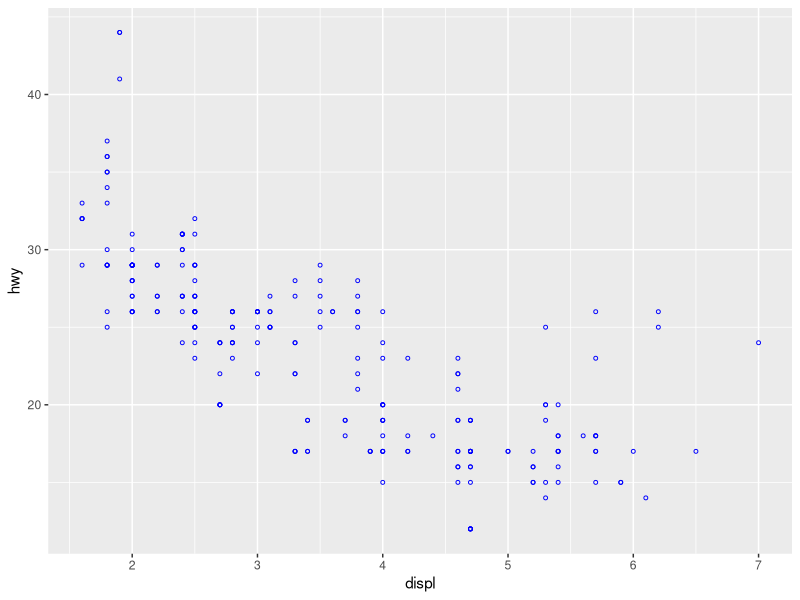
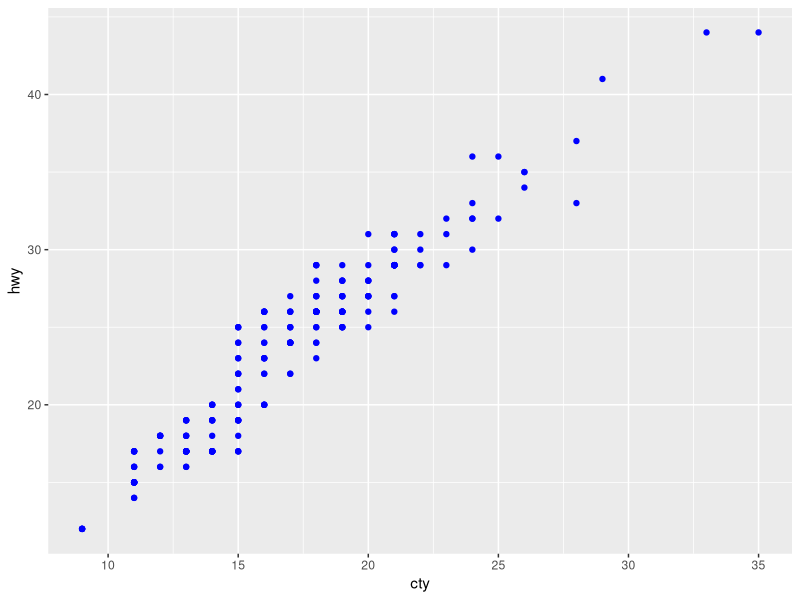
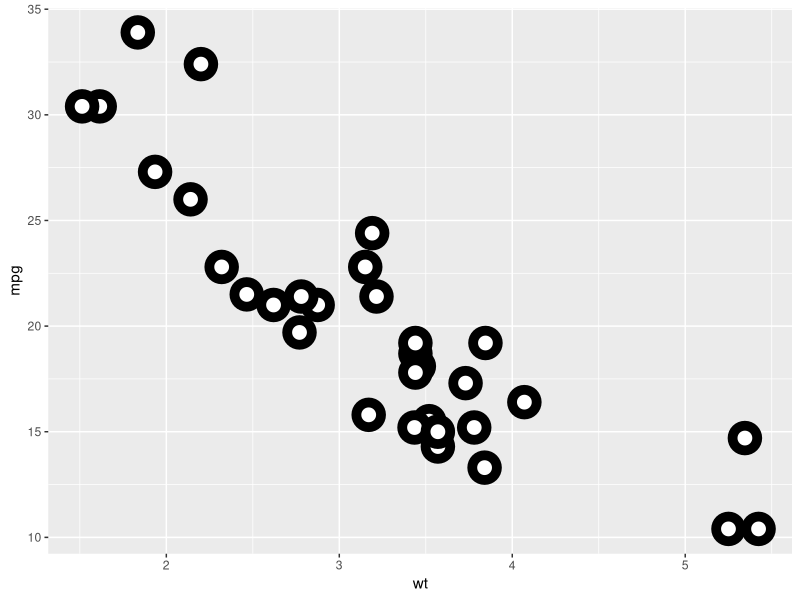
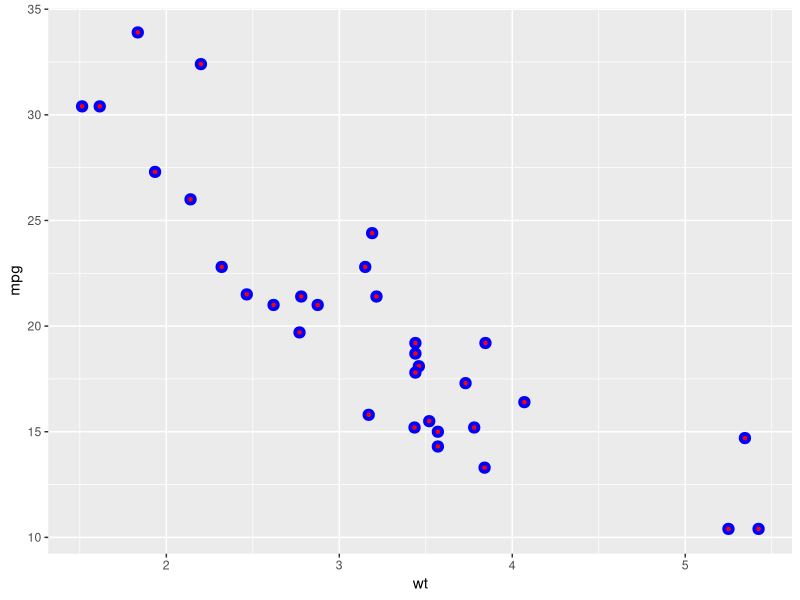
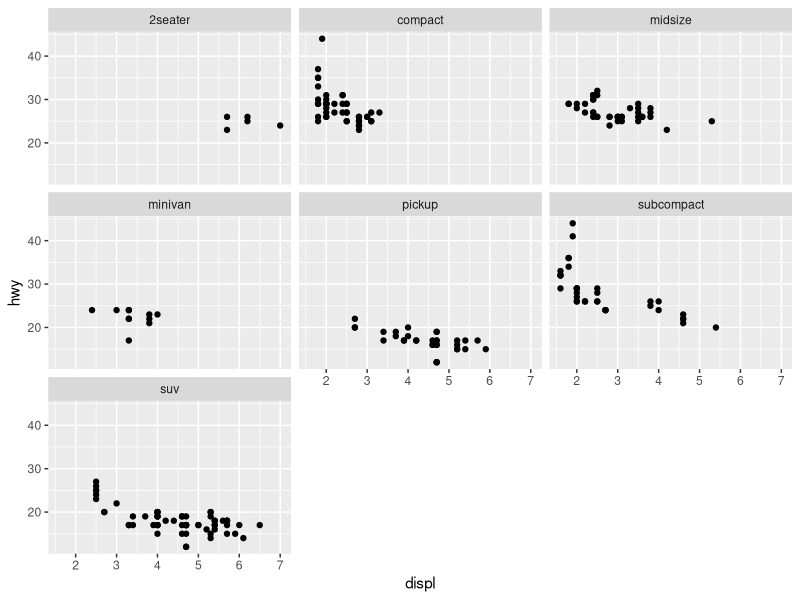
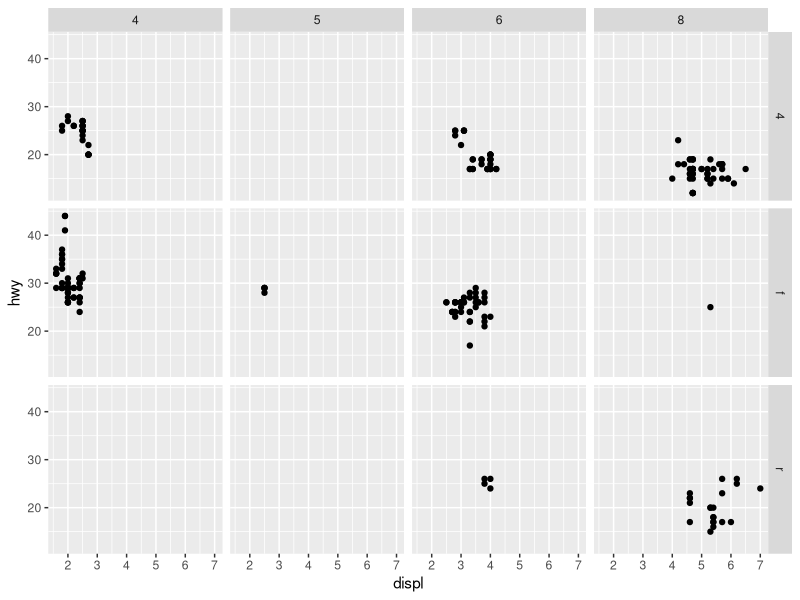
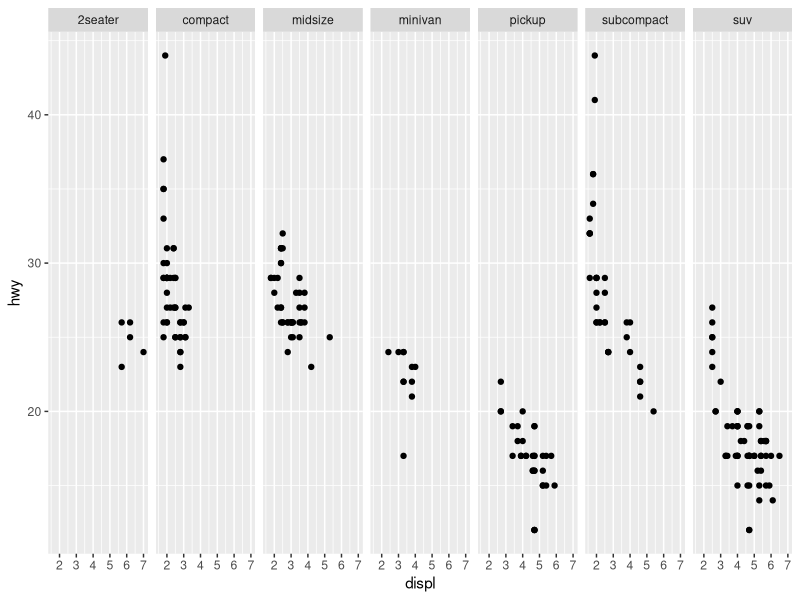
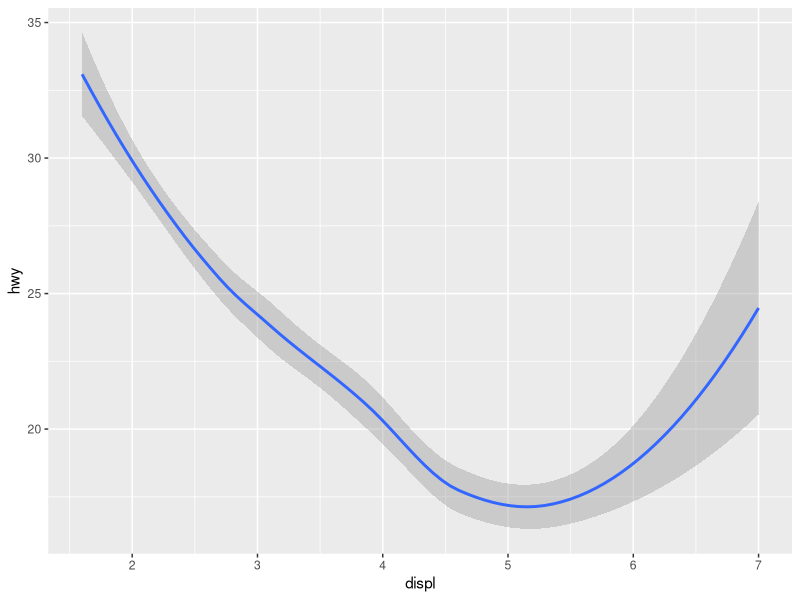

The R source for these figures, in order:

# head --------------------------------------------------------------------

# chp3.R

# Date: Apr. 5, 2018

library(tidyverse)

# 3.3 ---------------------------------------------------------------------
# color, size, shape.
ggplot(data = mpg) +
  geom_point(mapping = aes(x=displ, y= hwy),
             color = "blue", size = 1, shape = 21)

str(mpg)

ggplot(data = mpg) +
  geom_point(mapping = aes(x=cty, y= hwy),color ="blue")

# ggplot(data = mpg) +
  # geom_point(mapping = aes(x=cty, y= hwy),color = displ<5)


ggplot(mtcars, aes(wt, mpg)) +
  geom_point(shape = 21, colour = "black", fill = "white", size = 5, stroke = 5)


ggplot(data = mtcars) +
  geom_point(mapping = aes(x=wt, y= mpg),shape = 21, 
            color ="blue", fill = "red", stroke=2)


# 3.5 Facet ---------------------------------------------------------------------

ggplot(data = mpg) +
  geom_point(mapping = aes(x=displ, y = hwy)) +
  facet_wrap(~ class, nrow = 3)

ggplot(data = mpg) +
  geom_point(mapping = aes(x=displ, y = hwy)) +
  facet_grid(drv ~ cyl)

ggplot(data = mpg) +
  geom_point(mapping = aes(x=displ, y = hwy)) +
  facet_grid(. ~ class)


# 3.6 geoms ---------------------------------------------------------------

ggplot(data = mpg) +
  geom_smooth(mapping = aes(x = displ, y = hwy))

ggplot(data = mpg) +
  geom_smooth(mapping = aes(x = displ, y = hwy, group = drv))

ggplot(data = mpg) +
  geom_smooth(
    mapping = aes(x = displ, y = hwy, color = drv),
    show.legend = FALSE
  )

ggplot(data = mpg) +
  geom_point(mapping = aes(x = displ, y = hwy, color = drv)) +
  geom_smooth(
    mapping = aes(x = displ, y = hwy, color = drv),
    show.legend = FALSE
  )

ggplot(data = mpg, mapping = aes(x = displ, y = hwy, color = drv)) +
  geom_point() +
  geom_smooth()

# boxplot
p <- ggplot(mpg, aes(class, hwy))
p + geom_boxplot()
ggplot(data = mpg, aes(hwy))+ geom_histogram(binwidth = 1)


ggplot(data = mpg, mapping = aes(x = displ, y = hwy, color = drv)) + 
  geom_point() + 
  geom_smooth(se = FALSE)


# 3.6.1 Exercises ---------------------------------------------------------

# 1.
ggplot(data = mpg, mapping = aes(x = displ, y = hwy)) + 
  geom_point(size = 3) + 
  geom_smooth(se = FALSE)

# 2.
ggplot(data = mpg, mapping = aes(x = displ, y = hwy, group = drv)) + 
  geom_point(size = 3) + 
  geom_smooth(se = FALSE)

ggplot(data = mpg) + 
  geom_point( mapping = aes(x = displ, y = hwy,  group = drv), size = 3) + 
  geom_smooth( mapping = aes(x = displ, y = hwy,  group = drv), se = FALSE)

# 3.

ggplot(data = mpg, mapping = aes(x = displ, y = hwy, color = drv)) + 
  geom_point(size = 3) + 
  geom_smooth(se = FALSE)

# 4.

ggplot(data = mpg) + 
  geom_point( mapping = aes(x = displ, y = hwy,  color = drv), size = 3) + 
  geom_smooth( mapping = aes(x = displ, y = hwy), se = FALSE)

# 5.
ggplot(data = mpg) + 
  geom_point( mapping = aes(x = displ, y = hwy,  color = drv), size = 3) + 
  geom_smooth( mapping = aes(x = displ, y = hwy, linetype = drv), se = FALSE)

ggplot(data = mpg, mapping = aes(x = displ, y = hwy, linetype = drv, color = drv)) + 
  geom_point(size = 3) + 
  geom_smooth(se = FALSE)

# 6. 
ggplot(data = mpg, mapping = aes(x = displ, y = hwy, fill = drv)) + 
  geom_point(size = 4, shape = 21, color = "white", stroke = 2)
  
dim(mpg)

